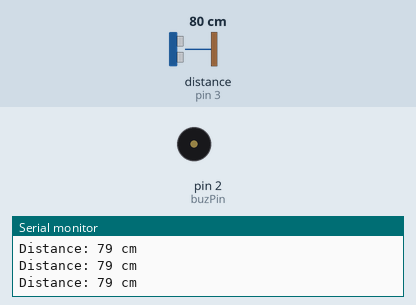
Recording of a sketch running on a simulated Arduino Uno, built with avr-gcc and run on an emulated ATmega328P. Parts: buzzer (waves = sounding, pin HIGH), the last lines printed to the serial monitor. Wiring (inferred from the names in the program): ultrasonic range finder: trigger pin 4; echo pin 3. Inputs (shaded band) come from the test bench; at power-on: distance to the obstacle (sensor on pin 3) 80 cm. The echo pulse lasts 58.3 µs per cm; pins used as bus, display or sensor lines are not drawn.

Above: at 1.2 s.
1.3 s: distance to the obstacle (sensor on pin 3) set to 55 cm
4.3 s: distance to the obstacle (sensor on pin 3) set to 46 cm
At 4.6 s:
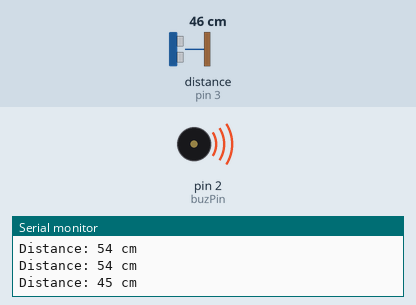
7.3 s: distance to the obstacle (sensor on pin 3) set to 60 cm
At 8.3 s:
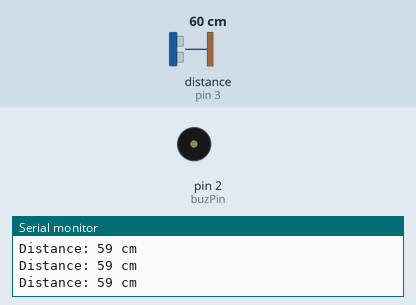
8.8 s: distance to the obstacle (sensor on pin 3) set to 2 cm
At 9.05 s:
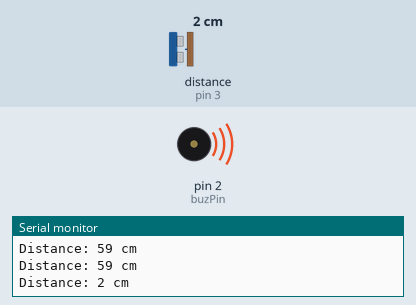
Timing chart, 0 to 12.8 s (numbered marks = the images above; inputs shaded):
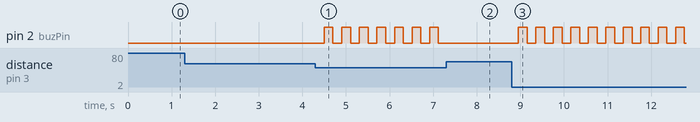

The sketch:

Asier_Class_7_USsensorSecurityAlarm.ino
```cpp
#define trigPin 4
#define echoPin 3
#define buzPin 2

void setup() {
  // put your setup code here, to run once:
  Serial.begin(9600);
  pinMode(trigPin, OUTPUT);
  pinMode(echoPin, INPUT);
  pinMode(buzPin, OUTPUT);
}

void loop() {
  // put your main code here, to run repeatedly:
  long duration , distance;

  digitalWrite(trigPin, LOW);
  delayMicroseconds(2);
  digitalWrite(trigPin, HIGH);
  delayMicroseconds(2);
  digitalWrite(trigPin, LOW);

  duration = pulseIn(echoPin, HIGH);
  distance = duration * 0.034/2;

  Serial.print("Distance: ");
  Serial.print(distance);
  Serial.println(" cm ");

   if(distance < 50){
    digitalWrite(buzPin, HIGH);
    delay(200);
    digitalWrite(buzPin, LOW);
   }
   else{
    digitalWrite(buzPin, LOW);
   }
   delay(200);
}
```

Measured:
- the behaviour switches between 51 and 50 cm on distance to the obstacle (sensor on pin 3) (found by bisection; images 0 and 1)
- after the input at 4.3 s, pin 2 (buzPin): alternates HIGH for 0.20 s and LOW for 0.20 s, starting after 0.20 s
- after the input at 7.3 s, pin 2 (buzPin): stops changing and stays LOW
- after the input at 8.8 s, pin 2 (buzPin): alternates HIGH for 0.20 s and LOW for 0.20 s, starting after 0.16 s
